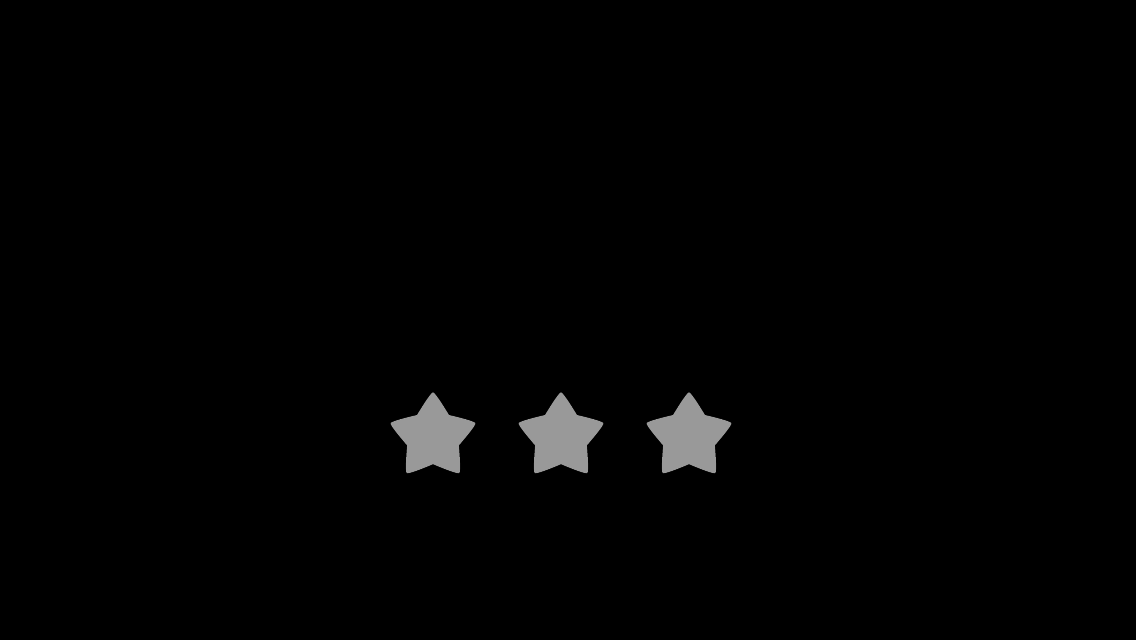

Below is a game level as drawn by its tile map, then a one-line description and the .tmx that defines it (tile-layer data replaced by summaries):
An orthogonal 71x40 tile map with 16x16 px tiles, 2 tile layers (Tile Layer 1, Tile Layer 2), 3 tilesets and 3 objects (time, level, damage).

<map version="1.0" orientation="orthogonal" width="71" height="40" tilewidth="16" tileheight="16">
 <tileset firstgid="1" name="options16" tilewidth="16" tileheight="16">
  <image source="../data/options16.png" width="32" height="16" />
 </tileset>
 <tileset firstgid="3" name="targets" tilewidth="256" tileheight="64">
 <image source="../data/options256.png" width="2048" height="64" />
 </tileset>
 <tileset firstgid="11" name="summary128" tilewidth="128" tileheight="128">
  <image source="../data/summary128.png" width="512" height="128" />
 </tileset>
 <layer name="Tile Layer 1" width="71" height="40">
  <data>[2840 cells, 2840 non-empty, 1 distinct tile ids]</data>
 </layer>
 <layer name="Tile Layer 2" width="71" height="40">
  <data>[2840 cells, 2840 non-empty, 2 distinct tile ids]</data>
 </layer>
 <objectgroup name="Object Layer 1" width="71" height="40">
  <object name="time" x="400" y="176" width="320" height="64" />
  <object name="level" x="400" y="80" width="320" height="64" />
  <object name="damage" x="400" y="272" width="320" height="64" />
 </objectgroup>
</map>
